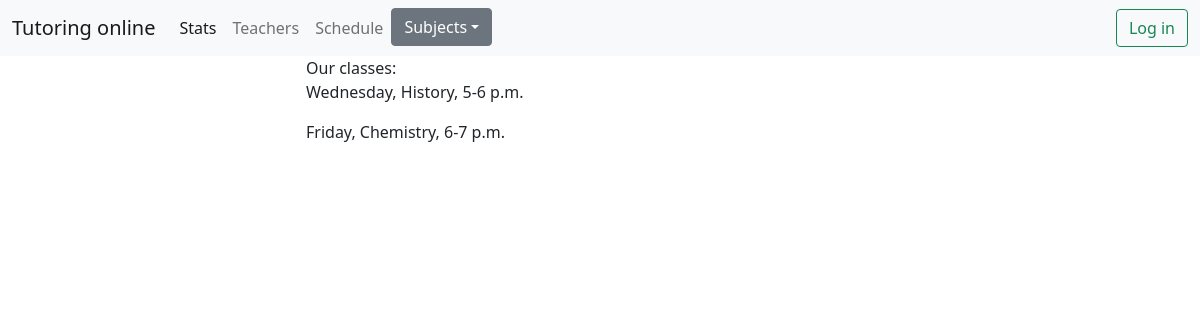
Before: /schedule with the older database file.
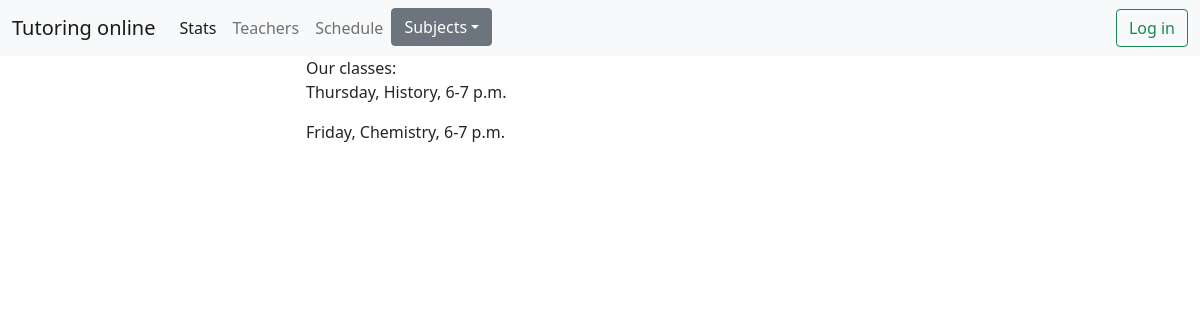
After: the same page with the newer database file.
### app/models.py (models this page shows, shortened)
class Classes(db.Model):
  __tablename__ = "classes"
  id = db.Column(db.Integer, primary_key=True)
  weekday = db.Column(db.String)
  subject = db.Column(db.String)
  teacher_id = db.Column(db.ForeignKey('teachers.id'))
  hour = db.Column(db.String)
  students = db.relationship("Student", secondary=association_class_student_table, back_populates='classes',
                             lazy='dynamic')

### app/main/routes.py (the view)
@app.route('/schedule')
def schedule_page():
  classes = Classes.query.all()
  return render_template('schedule.html', classes=classes)

### app/templates/schedule.html (shortened to what this page needs)
<!DOCTYPE html>
{% extends "layout.html" %}
{% block content %}
<head>
</head>
<body>
Our classes:
{% for t in classes %}
<p>{{t.weekday}}, {{t.subject}}, {{t.hour}}</p>
{% endfor %}
</body>
{% endblock content %}

### app/templates/layout.html (shortened to what this page needs)
<!DOCTYPE html>
<html>
<head>
	<link href="https://cdn.jsdelivr.net/npm/bootstrap@5.0.2/dist/css/bootstrap.min.css" rel="stylesheet"
>
</head>
<body>
<header class="site-header">
	<nav class="navbar navbar-expand-lg navbar-light bg-light">
		<div class="container-fluid">
			<a class="navbar-brand" href="/">Tutoring online</a>
			<div class="collapse navbar-collapse" id="navbarNav">
				<ul class="navbar-nav">
					<li class="nav-item">
						<a class="nav-link active" aria-current="page" href="#">Stats</a>
					</li>
					<li class="nav-item">
						<a class="nav-link" href="teachers">Teachers</a>
					</li>
					<li class="nav-item">
						<a class="nav-link" href="schedule">Schedule</a>
					</li>
					<div class="dropdown">
						<a class="btn btn-secondary dropdown-toggle" href="#" role="button" id="dropdownMenuLink"
							 data-bs-toggle="dropdown" aria-expanded="false">Subjects</a>
					</div>
				</ul>
			</div>
			<div>
				{% if current_user.is_authenticated%}
				<a class="nav-item nav-link" href="{{url_for('my_profile')}}">My profile</a>
				<a class="nav-item nav-link " href="logout">Logout</a>
				{% else %}
				<a href="login">
					<button type="submit" class="btn btn-outline-success float-end">Log in</button>
				</a>
				{% endif %}
			</div>
		</div>
	</nav>
</header>
<div class="row">
	<div class="col-3">
	</div>
	<div class="col-5">
		{% block content %}{% endblock %}
	</div>
	<div class="col-4">
	</div>
</div>
</body>
</html>

Changed rows visible on the page:
changed Classes "History": weekday "Wednesday" → "Thursday"; hour "5-6 p.m." → "6-7 p.m."
